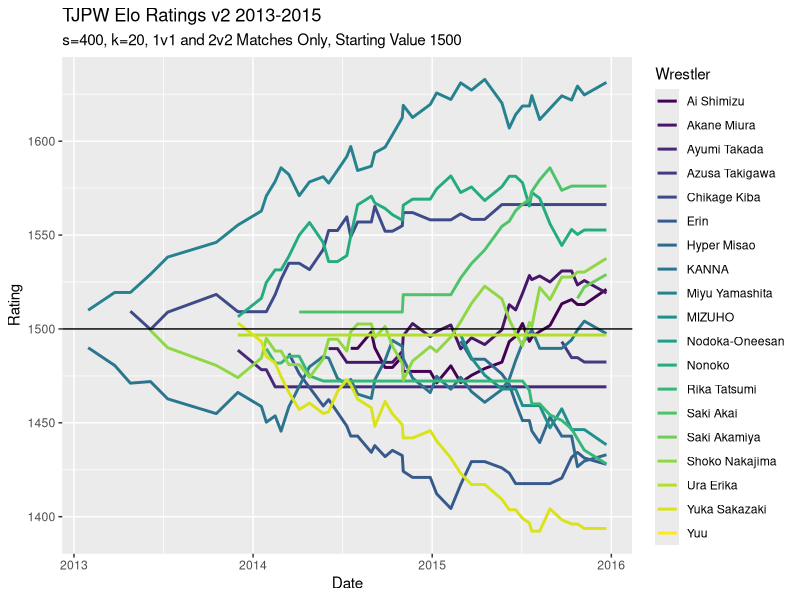
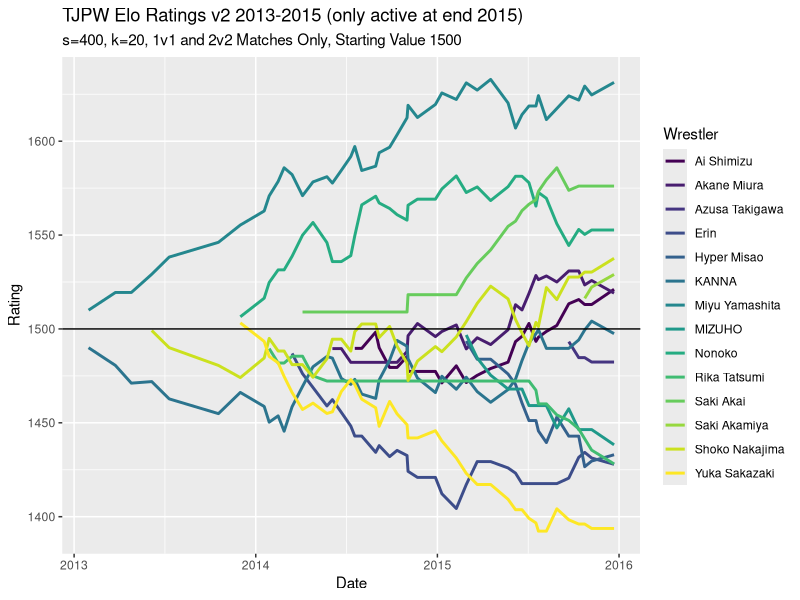

These figures' R source, in order:
## ---- chunk 1
knitr::opts_chunk$set(echo = TRUE)
library(tidyverse)
library(readxl)
safe_colorblind_palette <- c("#88CCEE", "#CC6677", "#DDCC77", "#117733", "#332288", "#AA4499", 
                             "#44AA99", "#999933", "#882255", "#661100", "#6699CC", "#888888")
## ---- chunk 2
tjpw13 = read_excel("TJPW Metrics.xlsx", sheet = 2, col_types = c("guess", "date", "guess", "guess", "guess", "text", rep("guess", 14)))

tjpw14 = read_excel("TJPW Metrics.xlsx", sheet = 3, col_types = c("guess", "date", "guess", "guess", "guess", "text", rep("guess", 14)))

tjpw15 = read_excel("TJPW Metrics.xlsx", sheet = 4, col_types = c("guess", "date", "guess", "guess", "guess", "text", rep("guess", 14)))

tjpw = rbind(tjpw13, tjpw14, tjpw15)
## ---- chunk 3
singles = tjpw %>% 
  filter(`Match Type` == "Singles")

tag = tjpw %>% 
  filter(`Match Type` == "Tag")

threeway = tjpw %>% 
  filter(`Match Type` == "3 Way")

sixperson = tjpw %>% 
  filter(`Match Type` == "6 Person Tag")
## ---- chunk 4
summary(factor(tjpw$Event))
## ---- chunk 5
expected <- function(ra, rb, s = 400){
  expected_outcome = 1 / (1 + 10^((rb - ra)/s))
  return(expected_outcome)
} 
## ---- chunk 6
new_rating <- function(ra, rb, outcome, k = 20){
  new = ra + k * (outcome - expected(ra, rb))
  return(new)
}
## ---- chunk 7
events = as.vector(tjpw$Event) %>% 
  unique()

dates = tjpw %>% 
  select(Date) %>% 
  distinct()
## ---- chunk 8
wrestlers = as.vector(rbind(tjpw$`Wrestler 1`, tjpw$`Wrestler 2`, tjpw$`Wrestler 3`,
                            tjpw$`Wrestler 4`)) %>% 
  unique() %>% 
  na.omit()
## ---- chunk 9
Ratings = data.frame(matrix(nrow = length(events), ncol = length(wrestlers)+2))
colnames(Ratings) = c("Event", "Date", wrestlers)
Ratings$Event = events
Ratings$Date = c(dates$Date)

starting_ratings = c(1500, 1500, rep(NA, length(wrestlers)-2))
## ---- chunk 10
#V1
calculate_new_ratings <- function(indiv_event){
  this_event = singles %>% 
    filter(Event == indiv_event)
  
  prior_ratings = if(indiv_event == "The First Meeting"){
    starting_ratings
  }
  else{
    Ratings[which(Ratings$Event == indiv_event) - 1,3:ncol(Ratings)]
  }
  
  new_ratings = prior_ratings
  for(i in 1:nrow(this_event)){
    W1 = which(colnames(Ratings) == this_event$`Wrestler 1`[i])
    W2 = which(colnames(Ratings) == this_event$`Wrestler 2`[i])
    prior_ratings[W1-2] = ifelse(!is.na(prior_ratings[W1-2]), prior_ratings[W1-2], 1500)
    prior_ratings[W2-2] = ifelse(!is.na(prior_ratings[W2-2]), prior_ratings[W2-2], 1500)
    if(this_event$Decision[i] == "Time Limit Draw"){
      new_ratings[W1-2] =  new_rating(prior_ratings[W1-2], prior_ratings[W2-2], 0.5)
      new_ratings[W2-2] =  new_rating(prior_ratings[W2-2], prior_ratings[W1-2], 0.5)
    }
    else{
      new_ratings[W1-2] =  new_rating(prior_ratings[W1-2], prior_ratings[W2-2], 1)
      new_ratings[W2-2] =  new_rating(prior_ratings[W2-2], prior_ratings[W1-2], 0)
    }
  }
  return(new_ratings)
}
## ---- chunk 11
#V2.1.1
calculate_new_ratings2 <- function(indiv_event){
  this_event = tjpw %>% 
    filter(Event == indiv_event)
  
  prior_ratings = if(indiv_event == "The First Meeting"){
    starting_ratings
  }
  else{
    Ratings[which(Ratings$Event == indiv_event) - 1,3:ncol(Ratings)]
  }
  
  new_ratings = prior_ratings
  for(i in 1:nrow(this_event)){
    if(this_event$`Match Type`[i] == "Singles"){
       W1 = which(colnames(Ratings) == this_event$`Wrestler 1`[i])
       W2 = which(colnames(Ratings) == this_event$`Wrestler 2`[i])
       prior_ratings[W1-2] = ifelse(!is.na(prior_ratings[W1-2]), prior_ratings[W1-2],
                                    1500)
       prior_ratings[W2-2] = ifelse(!is.na(prior_ratings[W2-2]), prior_ratings[W2-2],
                                    1500)
       if(this_event$Decision[i] == "Time Limit Draw"){
         new_ratings[W1-2] =  new_rating(prior_ratings[W1-2], prior_ratings[W2-2], 0.5)
         new_ratings[W2-2] =  new_rating(prior_ratings[W2-2], prior_ratings[W1-2], 0.5)
       }
       else{
         new_ratings[W1-2] =  new_rating(prior_ratings[W1-2], prior_ratings[W2-2], 1)
         new_ratings[W2-2] =  new_rating(prior_ratings[W2-2], prior_ratings[W1-2], 0)
       }
    }
    if(this_event$`Match Type`[i] == "Tag"){
      W1 = which(colnames(Ratings) == this_event$`Wrestler 1`[i])
      W2 = which(colnames(Ratings) == this_event$`Wrestler 2`[i])
      W3 = which(colnames(Ratings) == this_event$`Wrestler 3`[i])
      W4 = which(colnames(Ratings) == this_event$`Wrestler 4`[i])
      prior_ratings[W1-2] = ifelse(!is.na(prior_ratings[W1-2]), prior_ratings[W1-2], 1500)
      prior_ratings[W2-2] = ifelse(!is.na(prior_ratings[W2-2]), prior_ratings[W2-2], 1500)
      prior_ratings[W3-2] = ifelse(!is.na(prior_ratings[W3-2]), prior_ratings[W3-2], 1500)
      prior_ratings[W4-2] = ifelse(!is.na(prior_ratings[W4-2]), prior_ratings[W4-2], 1500)
      prior_team1_rating = mean(c(as.double(prior_ratings[W1-2]),
                                  as.double(prior_ratings[W2-2])))
      prior_team2_rating = mean(c(as.double(prior_ratings[W3-2]),
                                  as.double(prior_ratings[W4-2])))
      if(this_event$Decision[i] == "Time Limit Draw"){
        new_team1_rating = new_rating(prior_team1_rating, prior_team2_rating, 0.5)
        new_team2_rating = new_rating(prior_team2_rating, prior_team1_rating, 0.5)
      }
      else{
        new_team1_rating = new_rating(prior_team1_rating, prior_team2_rating, 1)
        new_team2_rating = new_rating(prior_team2_rating, prior_team1_rating, 0)
      }
      new_ratings[W1-2] = prior_ratings[W1-2] + (new_team1_rating - prior_team1_rating) * (2/3)
      new_ratings[W2-2] = prior_ratings[W2-2] + (new_team1_rating - prior_team1_rating) * (1/3)
      new_ratings[W3-2] = prior_ratings[W3-2] + (new_team2_rating - prior_team2_rating) * (2/3)
      new_ratings[W4-2] = prior_ratings[W4-2] + (new_team2_rating - prior_team2_rating) * (1/3)
    }
    if(this_event$`Match Type`[i] == "6 Person Tag"){
      W1 = which(colnames(Ratings) == this_event$`Wrestler 1`[i])
      W2 = which(colnames(Ratings) == this_event$`Wrestler 2`[i])
      W3 = which(colnames(Ratings) == this_event$`Wrestler 3`[i])
      W4 = which(colnames(Ratings) == this_event$`Wrestler 4`[i])
      W5 = which(colnames(Ratings) == this_event$`Wrestler 5`[i])
      W6 = which(colnames(Ratings) == this_event$`Wrestler 6`[i])
      prior_ratings[W1-2] = ifelse(!is.na(prior_ratings[W1-2]), prior_ratings[W1-2], 1500)
      prior_ratings[W2-2] = ifelse(!is.na(prior_ratings[W2-2]), prior_ratings[W2-2], 1500)
      prior_ratings[W3-2] = ifelse(!is.na(prior_ratings[W3-2]), prior_ratings[W3-2], 1500)
      prior_ratings[W4-2] = ifelse(!is.na(prior_ratings[W4-2]), prior_ratings[W4-2], 1500)
      prior_ratings[W5-2] = ifelse(!is.na(prior_ratings[W5-2]), prior_ratings[W5-2], 1500)
      prior_ratings[W6-2] = ifelse(!is.na(prior_ratings[W6-2]), prior_ratings[W6-2], 1500)
      prior_team1_rating = mean(c(as.double(prior_ratings[W1-2]),
                                  as.double(prior_ratings[W2-2]),
                                  as.double(prior_ratings[W3-2])))
      prior_team2_rating = mean(c(as.double(prior_ratings[W4-2]),
                                  as.double(prior_ratings[W5-2]),
                                  as.double(prior_ratings[W6-2])))
      if(this_event$Decision[i] == "Time Limit Draw"){
        new_team1_rating = new_rating(prior_team1_rating, prior_team2_rating, 0.5)
        new_team2_rating = new_rating(prior_team2_rating, prior_team1_rating, 0.5)
      }
      else{
        new_team1_rating = new_rating(prior_team1_rating, prior_team2_rating, 1)
        new_team2_rating = new_rating(prior_team2_rating, prior_team1_rating, 0)
      }
      new_ratings[W1-2] = prior_ratings[W1-2] + (new_team1_rating - prior_team1_rating) * (1/2)
      new_ratings[W2-2] = prior_ratings[W2-2] + (new_team1_rating - prior_team1_rating) * (1/4)
      new_ratings[W3-2] = prior_ratings[W3-2] + (new_team1_rating - prior_team1_rating) * (1/4)
      new_ratings[W4-2] = prior_ratings[W4-2] + (new_team2_rating - prior_team2_rating) * (1/2)
      new_ratings[W5-2] = prior_ratings[W5-2] + (new_team2_rating - prior_team2_rating) * (1/4)
      new_ratings[W6-2] = prior_ratings[W6-2] + (new_team2_rating - prior_team2_rating) * (1/4)
    }
    prior_ratings = new_ratings #Fixes issue with multiple matches at one show
  }
  return(new_ratings)
}
## ---- chunk 12
j = 1
while(j <= nrow(Ratings)){
  Ratings[j, 3:ncol(Ratings)] = calculate_new_ratings2(events[j])
  j = j+1
}
## ---- chunk 13
Ratings.long = Ratings %>% 
  pivot_longer(3:ncol(Ratings), names_to = "Wrestler", values_to = "Rating")

long.2015 = Ratings %>% 
  select(c(1:4,6,8:9,11:19)) %>% 
  pivot_longer(3:16, names_to = "Wrestler", values_to = "Rating")
## ---- chunk 14
Ratings.long %>% 
  ggplot(aes(x = Date, y = Rating, color = Wrestler)) +
  geom_line(size = 1) +
  scale_color_viridis_d() +
  geom_hline(yintercept = 1500) +
  labs(title = "TJPW Elo Ratings v2 2013-2015",
       subtitle = "s=400, k=20, 1v1 and 2v2 Matches Only, Starting Value 1500")

long.2015 %>% 
  ggplot(aes(x = Date, y = Rating, color = Wrestler)) +
  geom_line(size = 1) +
  scale_color_viridis_d() +
  geom_hline(yintercept = 1500) +
  labs(title = "TJPW Elo Ratings v2 2013-2015 (only active at end 2015)",
       subtitle = "s=400, k=20, 1v1 and 2v2 Matches Only, Starting Value 1500")
## ---- chunk 15
end2013 = Ratings[7, 3:7]
end2014 = Ratings[28, 3:14]
end2015 = Ratings[47, 3:21]
Ratings.v2.2 = Ratings
